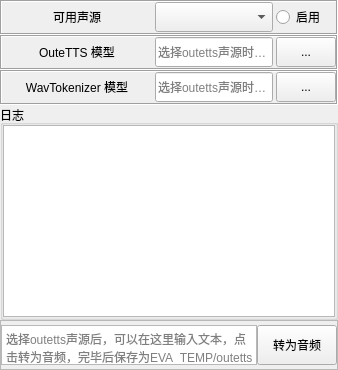
     <widget class="QWidget" name="tab_8">
      <attribute name="title">
       <string>文转声</string>
      </attribute>
      <layout class="QVBoxLayout" name="verticalLayout_15">
       <property name="spacing">
        <number>0</number>
       </property>
       <property name="leftMargin">
        <number>0</number>
       </property>
       <property name="topMargin">
        <number>0</number>
       </property>
       <property name="rightMargin">
        <number>0</number>
       </property>
       <property name="bottomMargin">
        <number>0</number>
       </property>
       <item>
        <widget class="QFrame" name="speech_choise_frame">
         <property name="minimumSize">
          <size>
           <width>0</width>
           <height>35</height>
          </size>
         </property>
         <property name="maximumSize">
          <size>
           <width>16777215</width>
           <height>35</height>
          </size>
         </property>
         <property name="frameShape">
          <enum>QFrame::Box</enum>
         </property>
         <property name="frameShadow">
          <enum>QFrame::Sunken</enum>
         </property>
         <property name="lineWidth">
          <number>1</number>
         </property>
         <layout class="QHBoxLayout" name="horizontalLayout_27">
          <property name="spacing">
           <number>3</number>
          </property>
          <property name="leftMargin">
           <number>0</number>
          </property>
          <property name="topMargin">
           <number>0</number>
          </property>
          <property name="rightMargin">
           <number>0</number>
          </property>
          <property name="bottomMargin">
           <number>0</number>
          </property>
          <item>
           <widget class="QLabel" name="speech_available_label">
            <property name="minimumSize">
             <size>
              <width>150</width>
              <height>30</height>
             </size>
            </property>
            <property name="maximumSize">
             <size>
              <width>150</width>
              <height>30</height>
             </size>
            </property>
            <property name="text">
             <string>可用声源</string>
            </property>
            <property name="alignment">
             <set>Qt::AlignCenter</set>
            </property>
           </widget>
          </item>
          <item>
           <widget class="QComboBox" name="speech_source_comboBox">
            <property name="enabled">
             <bool>true</bool>
            </property>
            <property name="minimumSize">
             <size>
              <width>0</width>
              <height>30</height>
             </size>
            </property>
            <property name="maximumSize">
             <size>
              <width>16777215</width>
              <height>30</height>
             </size>
            </property>
           </widget>
          </item>
          <item>
           <widget class="QRadioButton" name="speech_enable_radioButton">
            <property name="minimumSize">
             <size>
              <width>60</width>
              <height>30</height>
             </size>
            </property>
            <property name="maximumSize">
             <size>
              <width>60</width>
              <height>30</height>
             </size>
            </property>
            <property name="text">
             <string>启用</string>
            </property>
            <property name="checked">
             <bool>false</bool>
            </property>
           </widget>
          </item>
         </layout>
        </widget>
       </item>
       <item>
        <widget class="QFrame" name="speech_outetts_modelpath_frame">
         <property name="minimumSize">
          <size>
           <width>0</width>
           <height>35</height>
          </size>
         </property>
         <property name="maximumSize">
          <size>
           <width>16777215</width>
           <height>35</height>
          </size>
         </property>
         <property name="frameShape">
          <enum>QFrame::Box</enum>
         </property>
         <property name="frameShadow">
          <enum>QFrame::Sunken</enum>
         </property>
         <property name="lineWidth">
          <number>1</number>
         </property>
         <layout class="QHBoxLayout" name="horizontalLayout_19">
          <property name="spacing">
           <number>3</number>
          </property>
          <property name="leftMargin">
           <number>0</number>
          </property>
          <property name="topMargin">
           <number>0</number>
          </property>
          <property name="rightMargin">
           <number>0</number>
          </property>
          <property name="bottomMargin">
           <number>0</number>
          </property>
          <item>
           <widget class="QLabel" name="speech_outetts_modelpath_label">
            <property name="minimumSize">
             <size>
              <width>150</width>
              <height>30</height>
             </size>
            </property>
            <property name="maximumSize">
             <size>
              <width>150</width>
              <height>30</height>
             </size>
            </property>
            <property name="lineWidth">
             <number>0</number>
            </property>
            <property name="text">
             <string>OuteTTS 模型</string>
            </property>
            <property name="alignment">
             <set>Qt::AlignCenter</set>
            </property>
           </widget>
          </item>
          <item>
           <widget class="QLineEdit" name="speech_outetts_modelpath_lineEdit">
            <property name="enabled">
             <bool>true</bool>
            </property>
            <property name="minimumSize">
             <size>
              <width>0</width>
              <height>30</height>
             </size>
            </property>
            <property name="maximumSize">
             <size>
              <width>16777215</width>
              <height>30</height>
             </size>
            </property>
            <property name="placeholderText">
             <string>选择outetts声源时必填</string>
            </property>
           </widget>
          </item>
          <item>
           <widget class="QPushButton" name="speech_outetts_modelpath_pushButton">
            <property name="enabled">
             <bool>true</bool>
            </property>
            <property name="minimumSize">
             <size>
              <width>60</width>
              <height>30</height>
             </size>
            </property>
            <property name="maximumSize">
             <size>
              <width>60</width>
              <height>30</height>
             </size>
            </property>
            <property name="text">
             <string>...</string>
            </property>
           </widget>
          </item>
         </layout>
        </widget>
       </item>
       <item>
        <widget class="QFrame" name="speech_wavtokenizer_modelpath_frame">
         <property name="minimumSize">
          <size>
           <width>0</width>
           <height>35</height>
          </size>
         </property>
         <property name="maximumSize">
          <size>
           <width>16777215</width>
           <height>35</height>
          </size>
         </property>
         <property name="frameShape">
          <enum>QFrame::Box</enum>
         </property>
         <property name="frameShadow">
          <enum>QFrame::Sunken</enum>
         </property>
         <property name="lineWidth">
          <number>1</number>
         </property>
         <layout class="QHBoxLayout" name="horizontalLayout_34">
          <property name="spacing">
           <number>3</number>
          </property>
          <property name="leftMargin">
           <number>0</number>
          </property>
          <property name="topMargin">
           <number>0</number>
          </property>
          <property name="rightMargin">
           <number>0</number>
          </property>
          <property name="bottomMargin">
           <number>0</number>
          </property>
          <item>
           <widget class="QLabel" name="speech_wavtokenizer_modelpath_label">
            <property name="minimumSize">
             <size>
              <width>150</width>
              <height>30</height>
             </size>
            </property>
            <property name="maximumSize">
             <size>
              <width>150</width>
              <height>30</height>
             </size>
            </property>
            <property name="lineWidth">
             <number>0</number>
            </property>
            <property name="text">
             <string>WavTokenizer 模型</string>
            </property>
            <property name="alignment">
             <set>Qt::AlignCenter</set>
            </property>
           </widget>
          </item>
          <item>
           <widget class="QLineEdit" name="speech_wavtokenizer_modelpath_lineEdit">
            <property name="enabled">
             <bool>true</bool>
            </property>
            <property name="minimumSize">
             <size>
              <width>0</width>
              <height>30</height>
             </size>
            </property>
            <property name="maximumSize">
             <size>
              <width>16777215</width>
              <height>30</height>
             </size>
            </property>
            <property name="placeholderText">
             <string>选择outetts声源时必填</string>
            </property>
           </widget>
          </item>
          <item>
           <widget class="QPushButton" name="speech_wavtokenizer_modelpath_pushButton">
            <property name="enabled">
             <bool>true</bool>
            </property>
            <property name="minimumSize">
             <size>
              <width>60</width>
              <height>30</height>
             </size>
            </property>
            <property name="maximumSize">
             <size>
              <width>60</width>
              <height>30</height>
             </size>
            </property>
            <property name="text">
             <string>...</string>
            </property>
           </widget>
          </item>
         </layout>
        </widget>
       </item>
       <item>
        <widget class="QGroupBox" name="speech_log_groupBox">
         <property name="title">
          <string>日志</string>
         </property>
         <layout class="QVBoxLayout" name="verticalLayout_16">
          <property name="spacing">
           <number>0</number>
          </property>
          <property name="leftMargin">
           <number>0</number>
          </property>
          <property name="topMargin">
           <number>0</number>
          </property>
          <property name="rightMargin">
           <number>0</number>
          </property>
          <property name="bottomMargin">
           <number>0</number>
          </property>
          <item>
           <widget class="QPlainTextEdit" name="speech_log">
            <property name="readOnly">
             <bool>true</bool>
            </property>
           </widget>
          </item>
         </layout>
        </widget>
       </item>
       <item>
        <widget class="QFrame" name="speech_manual_frame">
         <property name="minimumSize">
          <size>
           <width>0</width>
           <height>50</height>
          </size>
         </property>
         <property name="maximumSize">
          <size>
           <width>16777215</width>
           <height>50</height>
          </size>
         </property>
         <property name="frameShape">
          <enum>QFrame::StyledPanel</enum>
         </property>
         <property name="frameShadow">
          <enum>QFrame::Raised</enum>
         </property>
         <layout class="QHBoxLayout" name="horizontalLayout_35">
          <property name="spacing">
           <number>0</number>
          </property>
          <property name="leftMargin">
           <number>0</number>
          </property>
          <property name="topMargin">
           <number>0</number>
          </property>
          <property name="rightMargin">
           <number>0</number>
          </property>
          <property name="bottomMargin">
           <number>0</number>
          </property>
          <item>
           <widget class="QPlainTextEdit" name="speech_manual_plainTextEdit">
            <property name="minimumSize">
             <size>
              <width>0</width>
              <height>40</height>
             </size>
            </property>
            <property name="maximumSize">
             <size>
              <width>16777215</width>
              <height>40</height>
             </size>
            </property>
            <property name="placeholderText">
             <string>选择outetts声源后，可以在这里输入文本，点击转为音频，完毕后保存为EVA_TEMP/outetts中最新的wav文件</string>
            </property>
           </widget>
          </item>
          <item>
           <widget class="QPushButton" name="speech_manual_pushButton">
            <property name="minimumSize">
             <size>
              <width>0</width>
              <height>40</height>
             </size>
            </property>
            <property name="maximumSize">
             <size>
              <width>16777215</width>
              <height>40</height>
             </size>
            </property>
            <property name="text">
             <string>转为音频</string>
            </property>
           </widget>
          </item>
         </layout>
        </widget>
       </item>
      </layout>
     </widget>
